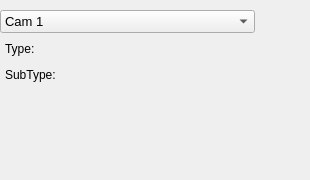
        <widget class="QWidget" name="tab_6">
         <attribute name="icon">
          <iconset resource="../qtresources.qrc">
           <normaloff>:/icons/icons8-slr-small-lens-96.png</normaloff>:/icons/icons8-slr-small-lens-96.png</iconset>
         </attribute>
         <attribute name="title">
          <string notr="true">Camera Settings</string>
         </attribute>
         <widget class="QWidget" name="verticalLayoutWidget_3">
          <property name="geometry">
           <rect>
            <x>0</x>
            <y>10</y>
            <width>301</width>
            <height>161</height>
           </rect>
          </property>
          <layout class="QVBoxLayout" name="verticalLayout_2">
           <item>
            <layout class="QHBoxLayout" name="horizontalLayout_39">
             <item>
              <widget class="QComboBox" name="comboBox_3">
               <property name="sizePolicy">
                <sizepolicy hsizetype="MinimumExpanding" vsizetype="Maximum">
                 <horstretch>0</horstretch>
                 <verstretch>0</verstretch>
                </sizepolicy>
               </property>
               <property name="minimumSize">
                <size>
                 <width>200</width>
                 <height>0</height>
                </size>
               </property>
               <property name="font">
                <font>
                 <family>Segoe UI</family>
                 <pointsize>10</pointsize>
                </font>
               </property>
               <property name="cursor">
                <cursorShape>PointingHandCursor</cursorShape>
               </property>
               <property name="statusTip">
                <string notr="true">Choose camera settings to be applied when creating new chunk...</string>
               </property>
               <property name="iconSize">
                <size>
                 <width>20</width>
                 <height>20</height>
                </size>
               </property>
               <item>
                <property name="text">
                 <string notr="true">Cam 1</string>
                </property>
                <property name="icon">
                 <iconset resource="../qtresources.qrc">
                  <normaloff>:/icons/icons8-full-page-view-50.png</normaloff>:/icons/icons8-full-page-view-50.png</iconset>
                </property>
               </item>
               <item>
                <property name="text">
                 <string notr="true">Cam 2</string>
                </property>
                <property name="icon">
                 <iconset resource="../qtresources.qrc">
                  <normaloff>:/icons/icons8-video-wall-50.png</normaloff>:/icons/icons8-video-wall-50.png</iconset>
                </property>
               </item>
               <item>
                <property name="text">
                 <string notr="true">Cam 3</string>
                </property>
                <property name="icon">
                 <iconset resource="../qtresources.qrc">
                  <normaloff>:/icons/icons8-live-photos-96.png</normaloff>:/icons/icons8-live-photos-96.png</iconset>
                </property>
               </item>
               <item>
                <property name="text">
                 <string notr="true">Cam 4</string>
                </property>
                <property name="icon">
                 <iconset resource="../qtresources.qrc">
                  <normaloff>:/icons/icons8-aperture-50.png</normaloff>:/icons/icons8-aperture-50.png</iconset>
                </property>
               </item>
               <item>
                <property name="text">
                 <string notr="true">Cam 5</string>
                </property>
                <property name="icon">
                 <iconset resource="../qtresources.qrc">
                  <normaloff>:/icons/icons8-video-stabilization-50.png</normaloff>:/icons/icons8-video-stabilization-50.png</iconset>
                </property>
               </item>
               <item>
                <property name="text">
                 <string notr="true">Cam 6</string>
                </property>
                <property name="icon">
                 <iconset resource="../qtresources.qrc">
                  <normaloff>:/icons/icons8-quadcopter-50.png</normaloff>:/icons/icons8-quadcopter-50.png</iconset>
                </property>
               </item>
              </widget>
             </item>
             <item>
              <widget class="QPushButton" name="btnDefCam_2">
               <property name="cursor">
                <cursorShape>PointingHandCursor</cursorShape>
               </property>
               <property name="toolTip">
                <string notr="true">Set as default</string>
               </property>
               <property name="text">
                <string notr="true"/>
               </property>
               <property name="icon">
                <iconset resource="../qtresources.qrc">
                 <normaloff>:/icons/icons8-christmas-star-50.png</normaloff>:/icons/icons8-christmas-star-50.png</iconset>
               </property>
               <property name="iconSize">
                <size>
                 <width>20</width>
                 <height>20</height>
                </size>
               </property>
               <property name="autoDefault">
                <bool>false</bool>
               </property>
               <property name="flat">
                <bool>true</bool>
               </property>
              </widget>
             </item>
            </layout>
           </item>
           <item>
            <layout class="QHBoxLayout" name="horizontalLayout_40">
             <item>
              <widget class="QLabel" name="label_32">
               <property name="font">
                <font>
                 <family>Segoe UI</family>
                 <pointsize>9</pointsize>
                 <weight>50</weight>
                 <bold>false</bold>
                </font>
               </property>
               <property name="frameShape">
                <enum>QFrame::NoFrame</enum>
               </property>
               <property name="text">
                <string notr="true">Type:</string>
               </property>
               <property name="indent">
                <number>5</number>
               </property>
              </widget>
             </item>
             <item>
              <widget class="QLabel" name="label_33">
               <property name="sizePolicy">
                <sizepolicy hsizetype="Expanding" vsizetype="Maximum">
                 <horstretch>0</horstretch>
                 <verstretch>0</verstretch>
                </sizepolicy>
               </property>
               <property name="minimumSize">
                <size>
                 <width>0</width>
                 <height>20</height>
                </size>
               </property>
               <property name="maximumSize">
                <size>
                 <width>16777215</width>
                 <height>20</height>
                </size>
               </property>
               <property name="font">
                <font>
                 <family>Segoe UI</family>
                 <pointsize>8</pointsize>
                </font>
               </property>
               <property name="frameShape">
                <enum>QFrame::NoFrame</enum>
               </property>
               <property name="text">
                <string notr="true"/>
               </property>
              </widget>
             </item>
            </layout>
           </item>
           <item>
            <layout class="QHBoxLayout" name="horizontalLayout_41">
             <item>
              <widget class="QLabel" name="label_34">
               <property name="font">
                <font>
                 <family>Segoe UI</family>
                 <pointsize>9</pointsize>
                 <weight>50</weight>
                 <bold>false</bold>
                </font>
               </property>
               <property name="text">
                <string notr="true">SubType:</string>
               </property>
               <property name="indent">
                <number>5</number>
               </property>
              </widget>
             </item>
             <item>
              <widget class="QLabel" name="label_35">
               <property name="sizePolicy">
                <sizepolicy hsizetype="Expanding" vsizetype="Maximum">
                 <horstretch>0</horstretch>
                 <verstretch>0</verstretch>
                </sizepolicy>
               </property>
               <property name="minimumSize">
                <size>
                 <width>0</width>
                 <height>20</height>
                </size>
               </property>
               <property name="maximumSize">
                <size>
                 <width>16777215</width>
                 <height>20</height>
                </size>
               </property>
               <property name="font">
                <font>
                 <family>Segoe UI</family>
                 <pointsize>8</pointsize>
                </font>
               </property>
               <property name="frameShape">
                <enum>QFrame::NoFrame</enum>
               </property>
               <property name="text">
                <string notr="true"/>
               </property>
              </widget>
             </item>
            </layout>
           </item>
           <item>
            <spacer name="verticalSpacer_4">
             <property name="orientation">
              <enum>Qt::Vertical</enum>
             </property>
             <property name="sizeHint" stdset="0">
              <size>
               <width>20</width>
               <height>40</height>
              </size>
             </property>
            </spacer>
           </item>
          </layout>
         </widget>
        </widget>
